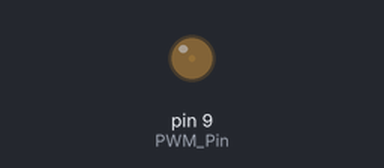
Simulated run of this sketch. Board: Arduino Uno, built with avr-gcc and run on an emulated ATmega328P. Parts: output pins drawn as LEDs (lit = HIGH).

Above: at 0.05 s.
At 1.15 s:
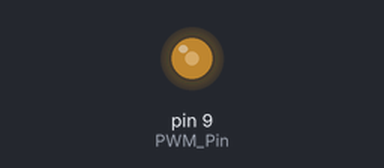
At 2.3 s:
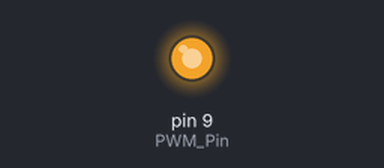
At 4.55 s:
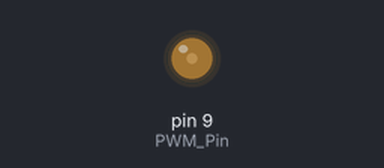
Timing chart, 0 to 6.6 s (numbered marks = the images above):
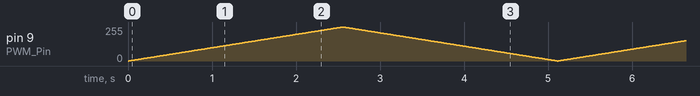

The sketch:

arduino.ino
```cpp
/**
 * Arduino PWM Test - Cycling PWM Values
 *
 * This code cycles PWM output from 0 to 255 and back down continuously
 * for testing PWM functionality on Arduino boards.
 *
 * Hardware: Arduino Uno/Nano/Mega (or similar)
 * PWM Pin: Arduino pin 9 (OC1A, Timer1)
 *
 * Author: azzar budiyanto
 * Date: November 2025
 */

int PWM_Pin = 9;   // Arduino pin 9 (OC1A) for PWM output - Timer1
int pwmValue = 0;  // Current PWM value (0-255)
int direction = 1; // 1 = increasing, -1 = decreasing
int delayMs = 10;  // Delay between PWM changes (ms)

void setup() {
    pinMode(PWM_Pin, OUTPUT); // Declare pin as output
                              // Arduino default PWM frequency is ~490Hz for pins 5,6 (Timer0)
                              // Pin 9 uses Timer1 at ~490Hz by default - good for testing
}

void loop() {
    // Set PWM value
    analogWrite(PWM_Pin, pwmValue);

    // Update PWM value for next cycle
    pwmValue += direction;

    // Reverse direction at boundaries
    if (pwmValue >= 255) {
        pwmValue = 255;
        direction = -1; // Start decreasing
    } else if (pwmValue <= 0) {
        pwmValue = 0;
        direction = 1; // Start increasing
    }

    // Small delay for smooth transitions
    delay(delayMs);
}
```
